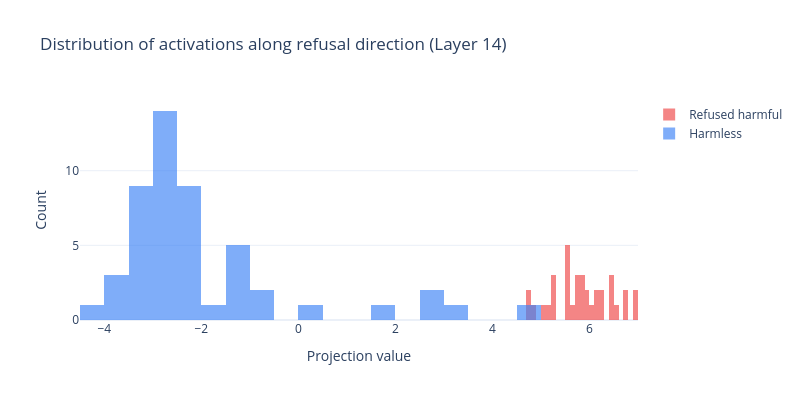

Source (notebook cell):
### Code cell
refused_proj = refused_acts @ refusal_direction
harmless_proj = harmless_acts @ refusal_direction

fig = go.Figure()
fig.add_trace(go.Histogram(
    x=refused_proj, name="Refused harmful",
    opacity=0.65, marker_color="#ef4444", nbinsx=30,
))
fig.add_trace(go.Histogram(
    x=harmless_proj, name="Harmless",
    opacity=0.65, marker_color="#3b82f6", nbinsx=30,
))
fig.update_layout(
    barmode="overlay",
    title="Distribution of activations along refusal direction (Layer 14)",
    xaxis_title="Projection value",
    yaxis_title="Count",
    template="plotly_white",
    width=800, height=400,
)
fig.show()

### Figure 1 — Plotly figure (JSON) as saved in the notebook; plotly's stock layout.template omitted (floating-point values rounded to 4 significant figures)
{"data": [{"marker": {"color": "#ef4444"}, "name": "Refused harmful", "nbinsx": 30, "opacity": 0.65, "type": "histogram", "x": [6.109, 5.781, 5.506, 5.226, 5.523, 5.589, 6.959, 6.749, 6.423, 5.804, 6.468, 6.976, 6.461, 5.239, 5.542, 6.277, 5.568, 5.847, 6.537, 4.801, 6.202, 5.744, 5.973, 5.665, 5.278, 5.83, 4.779, 6.764, 6.149, 4.714, 5.122, 6.049, 5.917, 5.799, 5.086]}, {"marker": {"color": "#3b82f6"}, "name": "Harmless", "nbinsx": 30, "opacity": 0.65, "type": "histogram", "x": [-3.053, -2.517, -2.723, -2.569, -3.162, -3.258, -2.374, -3.143, -1.053, 4.615, 1.544, -3.737, -2.736, -2.726, -2.428, -3.346, -2.748, 2.95, -2.879, -2.04, 2.736, -1.914, -2.423, -0.7531, -2.874, -0.842, -2.295, -3.069, -1.135, -3.395, -2.491, 0.4542, -2.149, -3.744, -1.402, -2.496, -1.106, 3.306, -2.949, -2.62, -2.637, -3.167, -2.707, -2.475, -4.126, -1.267, -3.066, -3.953, -2.742, -2.506]}], "layout": {"barmode": "overlay", "height": 400, "title": {"text": "Distribution of activations along refusal direction (Layer 14)"}, "width": 800, "xaxis": {"title": {"text": "Projection value"}}, "yaxis": {"title": {"text": "Count"}}}}
